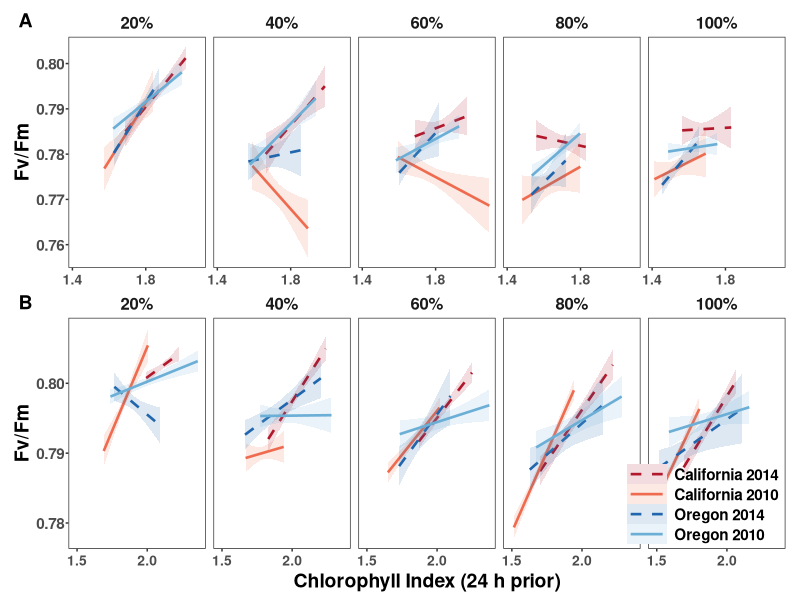
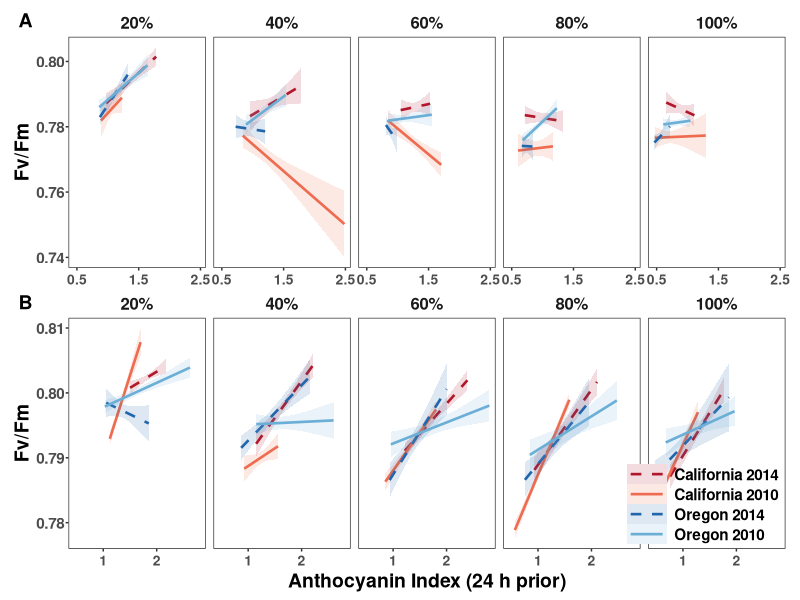
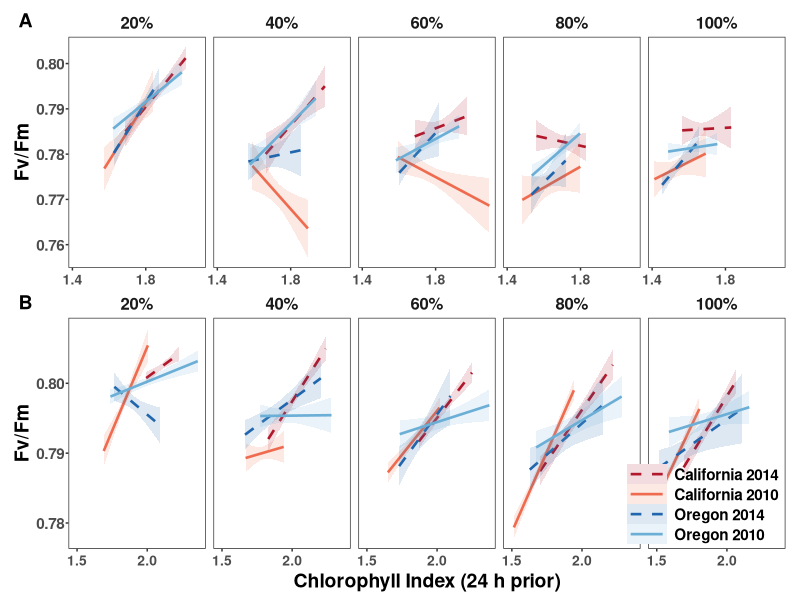
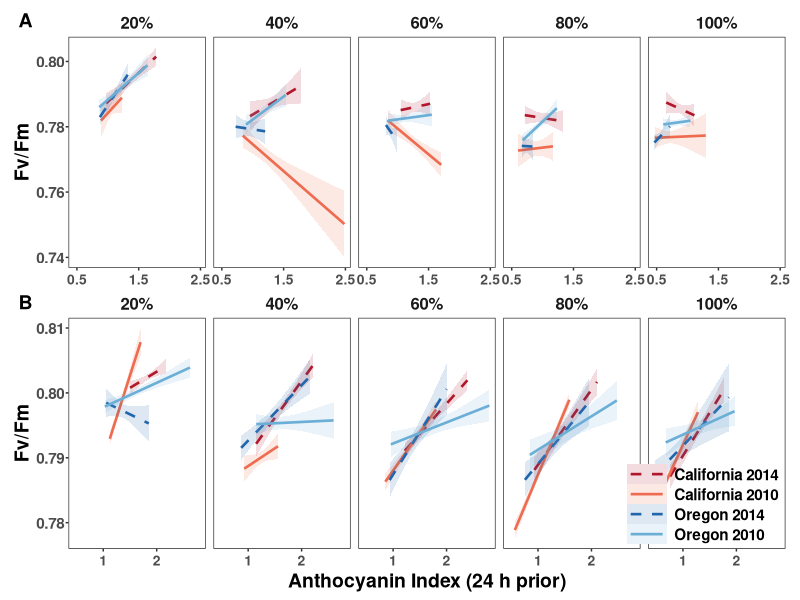

These charts were generated, in order, by the following R code:
library(tidyverse)
library(car)
library(patchwork)

# ---- Data -----------------------------------------------------------------
PS2_all <- read_csv("data/PS2_all.csv") %>%
  mutate(Treatment = factor(Treatment, levels = c("20%", "40%", "60%", "80%", "100%")),
         Timepoint = factor(Timepoint, levels = c("Early", "Late")),
         Year = factor(Year, levels = c(2010, 2014)),
         Site = factor(Site, levels = c("Oregon", "California")))

# ---- Lag-2 predictors (24 h = 2 steps of 12 TOE) --------------------------
lag_hours <- 24

lagged <- PS2_all %>%
  select(Population, Treatment, Site, Year, TOE, ChlIdx, AriIdx) %>%
  mutate(TOE = TOE + lag_hours) %>%
  rename(ChlIdx_lag2 = ChlIdx, AriIdx_lag2 = AriIdx)

PS2_lag <- PS2_all %>%
  left_join(lagged, by = c("Population", "Treatment", "Site", "Year", "TOE"))

PS2_early_lagged <- PS2_lag %>% filter(Timepoint == "Early")
PS2_late_lagged  <- PS2_lag %>% filter(Timepoint == "Late")

# ---- Models ---------------------------------------------------------------
lm_chl_early <- lm(Fv.Fm ~ ChlIdx_lag2 + Site * Year + Treatment, data = PS2_early_lagged)
lm_ari_early <- lm(Fv.Fm ~ AriIdx_lag2 + Site * Year + Treatment, data = PS2_early_lagged)
lm_chl_late  <- lm(Fv.Fm ~ ChlIdx_lag2 + Site * Year + Treatment, data = PS2_late_lagged)
lm_ari_late  <- lm(Fv.Fm ~ AriIdx_lag2 + Site * Year + Treatment, data = PS2_late_lagged)

Anova(lm_chl_early)
Anova(lm_ari_early)
Anova(lm_chl_late)
Anova(lm_ari_late)

# ---- Theme ----------------------------------------------------------------
tag_y <- 0.955   # >>> vertical position of the A / B tags (1 = very top); lower number = lower <<<
tag_x <- 0.005   # >>> horizontal position of the tags <<<

fig_theme <- theme_bw() + theme(
  panel.grid = element_blank(),
  axis.text = element_text(size = 10, face = "bold"),
  axis.text.y = element_text(size = 11, face = "bold", margin = margin(r = 1)),
  axis.title = element_text(color = "black", size = 14, face = "bold"),
  axis.title.y = element_text(color = "black", size = 14, face = "bold", margin = margin(r = 2)),
  axis.ticks.length = unit(2, "pt"),
  legend.title = element_blank(),
  legend.text = element_text(size = 11, face = "bold"),
  legend.key.size = unit(1, "lines"),
  legend.margin = margin(0, 0, 0, 0),
  legend.spacing.y = unit(0, "pt"),
  strip.text = element_text(size = 12, face = "bold"),
  strip.background = element_blank(),
  # A / B tags sit inside each plot, level with the 20%, 40%... strip labels
  plot.tag = element_text(size = 14, face = "bold", hjust = 0, vjust = 0.5),
  plot.tag.location = "plot",
  plot.tag.position = c(tag_x, tag_y),
  plot.margin = margin(t = 0, r = 5, b = 0, l = 5)
)

# Same Site x Year groups and styling as Fig 1C: California in reds, Oregon in blues
grp_levels <- c("California 2014", "California 2010", "Oregon 2014", "Oregon 2010")
grp_cols   <- c("California 2014" = "#B2182B", "California 2010" = "#EF6B4F",
                "Oregon 2014"     = "#2166AC", "Oregon 2010"     = "#6BAED6")
grp_lines  <- c("California 2014" = "dashed", "California 2010" = "solid",
                "Oregon 2014"     = "dashed", "Oregon 2010"     = "solid")

# ---- Plot function --------------------------------------------------------
# Columns = % WHC treatment; Oregon and California share each panel (4 lines: Site x Year)
# early = TRUE -> no x-axis title, no legend, tag A (top row)
# early = FALSE -> x-axis title, vertical legend inside bottom right, tag B (bottom row)
make_xy <- function(data, xvar, xlab, early = FALSE) {
  d <- data %>%
    filter(!is.na(.data[[xvar]]), !is.na(Fv.Fm)) %>%
    mutate(grp = factor(paste(Site, Year), levels = grp_levels))
  
  p <- ggplot(d, aes(x = .data[[xvar]], y = Fv.Fm,
                     color = grp, fill = grp, linetype = grp, group = grp)) +
    geom_smooth(method = "lm", se = TRUE, alpha = 0.15, linewidth = 0.9) +
    facet_grid(. ~ Treatment) +
    scale_color_manual(values = grp_cols,  breaks = grp_levels, name = NULL) +
    scale_fill_manual(values = grp_cols,   breaks = grp_levels, name = NULL) +
    scale_linetype_manual(values = grp_lines, breaks = grp_levels, name = NULL) +
    scale_x_continuous(n.breaks = 3) +
    fig_theme
  
  if (early) {
    p <- p + labs(x = NULL, y = "Fv/Fm", tag = "A") +
      theme(legend.position = "none")
  } else {
    p <- p + labs(x = xlab, y = "Fv/Fm", tag = "B") +
      theme(legend.position = "inside",
            legend.position.inside = c(0.99, 0.02),   # bottom right; adjust x/y here
            legend.justification.inside = c(1, 0),
            legend.direction = "vertical",
            legend.background = element_blank(),
            legend.key.width = unit(2, "lines"))
  }
  p
}

# ---- Individual plots -----------------------------------------------------
p_chl_early <- make_xy(PS2_early_lagged, "ChlIdx_lag2", "Chlorophyll Index (24 h prior)", early = TRUE)
p_chl_late  <- make_xy(PS2_late_lagged,  "ChlIdx_lag2", "Chlorophyll Index (24 h prior)")
p_ari_early <- make_xy(PS2_early_lagged, "AriIdx_lag2", "Anthocyanin Index (24 h prior)", early = TRUE)
p_ari_late  <- make_xy(PS2_late_lagged,  "AriIdx_lag2", "Anthocyanin Index (24 h prior)")

# ---- Combine: A (Early) on top, B (Late) below, tightly stacked ----------------
Fig_chl <- p_chl_early / p_chl_late
Fig_ari <- p_ari_early / p_ari_late

Fig_chl
Fig_ari

# ---- Save -----------------------------------------------------------------
dir.create("paper_graphs/z_Extra", showWarnings = FALSE, recursive = TRUE)

ggsave("paper_graphs/fvfm_chlidx_early_late.pdf",        plot = Fig_chl, width = 14, height = 6.5, units = "in")
ggsave("paper_graphs/z_Extra/fvfm_aridx_early_late.pdf", plot = Fig_ari, width = 14, height = 6.5, units = "in")
